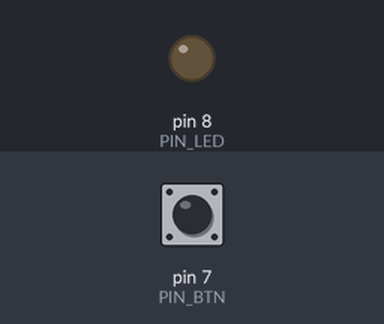
Recording of a sketch running on a simulated Arduino Uno, built with avr-gcc and run on an emulated ATmega328P. On the bench: output pins drawn as LEDs (lit = HIGH). Inputs (shaded band) come from the test bench; at power-on: pin 7 (PIN_BTN) HIGH.

Above: at 1.2 s.
1.3 s: pin 7 (PIN_BTN) pulled LOW for 0.15 s
At 2.4 s:
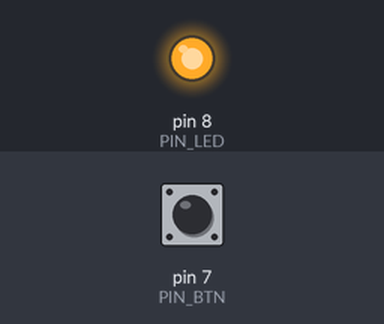
2.9 s: pin 7 (PIN_BTN) pulled LOW for 1 s
At 3.7 s:
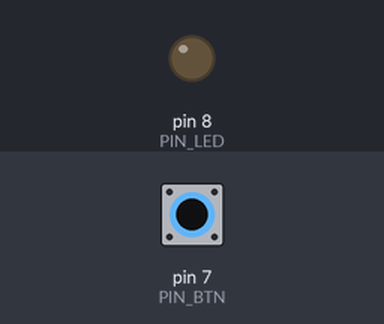
5.4 s: pin 7 (PIN_BTN) pulled LOW for 3.2 s
At 5.8 s:
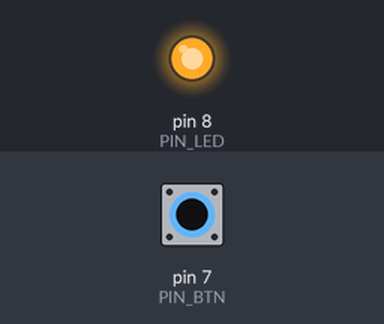
Timing chart, 0 to 8.4 s (numbered marks = the images above; inputs shaded):
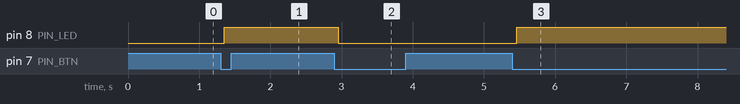

The sketch:

simple_on_off_led.ino
```cpp
#include <ezButton.h>

const int PIN_LED = 8;
const int PIN_BTN = 7;

const int DEBOUNCE = 50;

ezButton button(PIN_BTN);
int ledState = 0;

void setup() {
  button.setDebounceTime(DEBOUNCE);
  pinMode(PIN_LED, OUTPUT);
}

void loop() {
  button.loop();

  if(button.isPressed()) {
    ledState = (ledState + 1) % 2;
    digitalWrite(PIN_LED, ledState == 1 ? HIGH : LOW);
  }

  delay(10);
}
```

Measured:
- after the input at 1.3 s, pin 8 (PIN_LED): LOW → HIGH after 0.05 s
- after the input at 2.9 s, pin 8 (PIN_LED): HIGH → LOW after 0.06 s
- after the input at 5.4 s, pin 8 (PIN_LED): LOW → HIGH after 0.06 s
